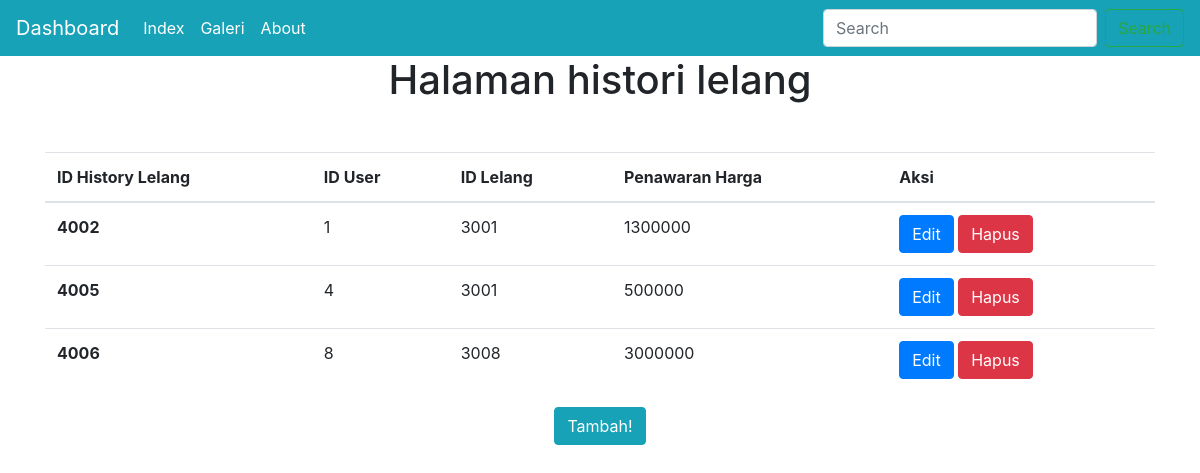
The page /history_lelang.php on the database its author committed.
### tables this page shows
CREATE TABLE `history_lelang` (
  `id_history_lelang` int(11) NOT NULL,
  `id_user` int(11) NOT NULL,
  `id_lelang` int(11) NOT NULL,
  `penawaran_harga` bigint(15) NOT NULL
);

### db.php (called while the page is built, shortened)
<?php
class Database {
    private $host = 'localhost';
    private $user = 'root';
    private $pass = '';
    private $db   = 'lelang';
    public function connect()
    {
        $this->koneksi = mysqli_connect($this->host, $this->user, $this->pass, $this->db);
        return $this->koneksi;
    }
    public function getAll($table)
    {
        $koneksi = $this->connect();
        $query = mysqli_query($koneksi, "SELECT * FROM {$table}");
        $result = [];
        while ( $row = mysqli_fetch_array($query, MYSQLI_ASSOC) ) {
            $result[] = $row;
        }
        return $result;
    }
}

### history_lelang.php (the view, shortened to what this page needs)
<!DOCTYPE html>
<html>
    <head>
        <link rel="stylesheet" href="bootstrap-4.3.1-dist/css/bootstrap.css">
    </head>
    <body>
    <nav class="navbar navbar-expand-lg navbar-dark bg-info">
            <a class="navbar-brand" href="dashboard.php">Dashboard</a>
            <div class="collapse navbar-collapse" id="navbarSupportedContent">
                <ul class="navbar-nav mr-auto">
                    <li class="nav-item active">
                        <a class="nav-link" href="index.php">Index <span class="sr-only">(current)</span></a>
                    </li>
                    <li class="nav-item active">
                        <a class="nav-link" href="galeri.php">Galeri<span class="sr-only">(current)</span></a>
                    </li>
                    <li class="nav-item active">
                        <a class="nav-link" href="about.php">About<span class="sr-only">(current)</span></a>
                    </li>
                </ul>
                <form class="form-inline my-2 my-lg-0">
                    <input class="form-control mr-sm-2" type="search" placeholder="Search" aria-label="Search">
                    <button class="btn btn-outline-success my-2 my-sm-0" type="submit">Search</button>
                </form>
            </div>
        </nav>
    <center><h1>Halaman histori lelang</h1></center>
        <?php
        include "db.php";
        $db = new Database();
        $data = $db->getAll('history_lelang');
        ?>
        <div class="container mt-5">
        <table class="table">
            <thead>
                <tr>
                    <th scope="col">ID History Lelang</th>
                    <th scope="col">ID User</th>
                    <th scope="col">ID Lelang</th>
                    <th scope="col">Penawaran Harga</th>
                    <th scope="col">Aksi</th>
                </tr>
            </thead>
            <tbody>
                <?php foreach($data as $d): ?>
                    <tr>
                        <th scope="row"><?php echo $d['id_history_lelang'];?></th>
                        <td><?php echo $d['id_user'];?></td>
                        <td><?php echo $d['id_lelang'];?></td>
                        <td><?php echo $d['penawaran_harga'];?></td>
                        <td>
                            <a href="form_ubah_history.php?id=<?php echo $d['id_history_lelang']; ?>" class="btn btn-primary">Edit</a>
                            <a href="proses_hapus_history.php?id=<?php echo $d['id_history_lelang']; ?>"
                            class="btn btn-danger" onclick="return confirm('Apakah anda yakin akan menghapus data ini?')">Hapus</a>
                        </td>
                    </tr>
<?php endforeach; ?>
  </tbody>
</table>
        </div>
      <center><a href="form_tambah_history.php" class="btn btn-info">Tambah!</a></center>
</body>
</html>

### rows shown on the page
history_lelang: id_history_lelang "4002", id_user "1", id_lelang "3001", penawaran_harga "1300000"
history_lelang: id_history_lelang "4005", id_user "4", id_lelang "3001", penawaran_harga "500000"
history_lelang: id_history_lelang "4006", id_user "8", id_lelang "3008", penawaran_harga "3000000"
